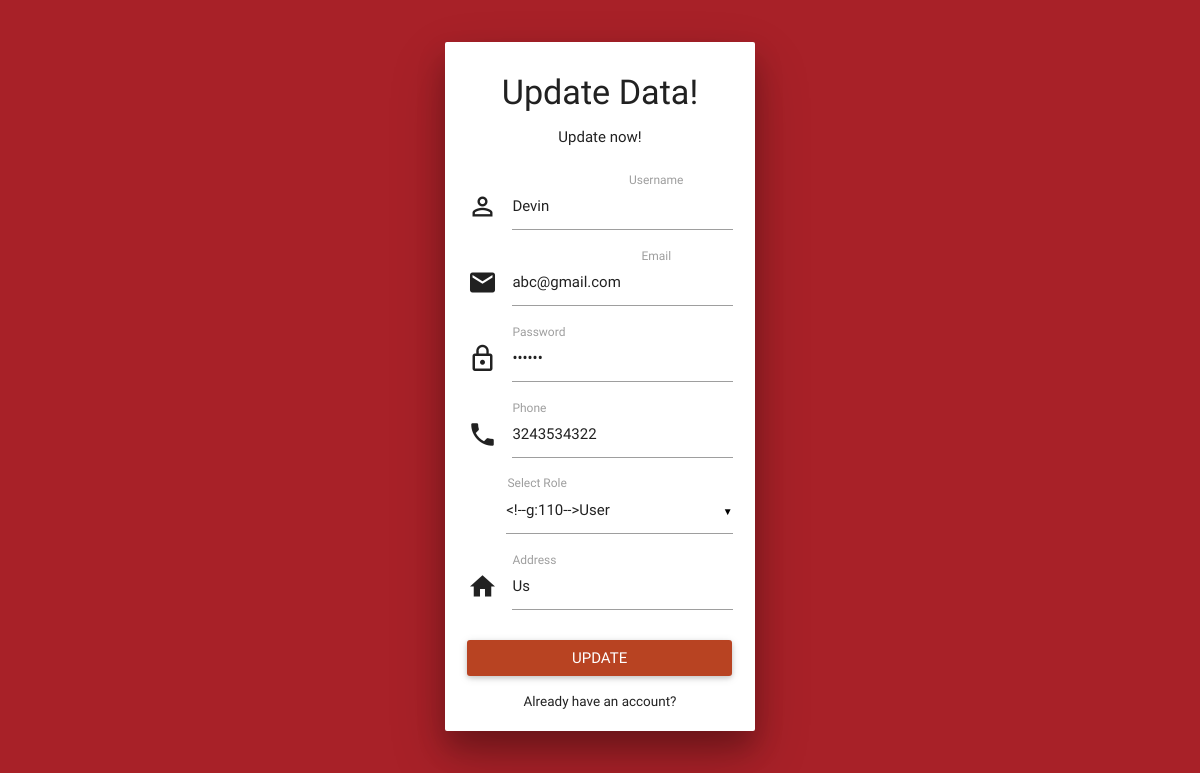
The page /update-user-data.php?rid=1 (signed in) on the database its author committed.
### tables this page shows
CREATE TABLE `registration` (
  `id` int(11) NOT NULL,
  `name` varchar(255) NOT NULL,
  `email` varchar(255) NOT NULL,
  `password` varchar(255) NOT NULL,
  `phone` varchar(25) NOT NULL,
  `role` varchar(200) NOT NULL,
  `address` varchar(255) NOT NULL,
  `created_at` datetime NOT NULL DEFAULT current_timestamp()
);

### update-user-data.php (the view, shortened to what this page needs)
<?php
include "connection.php";
if (isset($_GET['rid']))
        {
                $id = $_GET['rid'];
             $querry = "SELECT * FROM registration WHERE id = $id ";
             $querry_result = mysqli_query($conn_resul,$querry);
             if ($querry_result->num_rows > 0)
              {
                $actual_data = mysqli_fetch_assoc($querry_result);
             }
        }
?>
<!DOCTYPE html>
<html lang="en">
<head>
  <link href="css/materialize.min.css" type="text/css" rel="stylesheet" media="screen,projection">
  <link href="css/style.min.css" type="text/css" rel="stylesheet" media="screen,projection">
    <link href="css/custom/custom.min.css" type="text/css" rel="stylesheet" media="screen,projection">
  <link href="css/layouts/page-center.css" type="text/css" rel="stylesheet" media="screen,projection">
  <link href="js/plugins/perfect-scrollbar/perfect-scrollbar.css" type="text/css" rel="stylesheet" media="screen,projection">
</head>
<body class="cyan">
  <div id="login-page" class="row">
    <div class="col s12 z-depth-4 card-panel">
      <form class="formValidate" id="formValidate" method="POST" action="" novalidate="novalidate" class="col s12">
        <div class="row">
          <div class="input-field col s12 center">
            <h4>Update Data!</h4>
            <p class="center">Update now!</p>
          </div>
        </div>
        <div class="row margin">
          <div class="input-field col s12">
            <i class="mdi-social-person-outline prefix"></i>
            <input name="name" id="username" type="text" value="<?php  echo $actual_data['name']; ?>">
            <label for="username" class="center-align">Username</label>
          </div>
        </div>
        <div class="row margin">
          <div class="input-field col s12">
            <i class="mdi-communication-email prefix"></i>
            <input name="email" id="name" type="email" value="<?php  echo $actual_data['email']; ?>">
            <label for="name" class="center-align">Email</label>
          </div>
        </div>
        <div class="row margin">
          <div class="input-field col s12">
            <i class="mdi-action-lock-outline prefix"></i>
            <input name="password" id="password" type="password" value="<?php  echo $actual_data['password']; ?>">
            <label for="password">Password</label>
          </div>
        </div>
        <div class="row margin">
          <div class="input-field col s12">
            <i class="mdi-communication-phone prefix"></i>
            <input name="phone" id="phone" type="number" data-error=".errorTxt4" value="<?php  echo $actual_data['phone']; ?>">
            <label for="phone">Phone</label>
          </div>
        </div>
        <div class="row margin">
          <div class="input-field col s12" style="padding-left: 50px;">
            <label for="Role" style="padding-left:40px;">Select Role</label>
          </div>
        </div>
        <div class="row margin">
          <div class="input-field col s12">
            <i class="mdi-action-home prefix"></i>
            <input name="address" id="phone" type="text" data-error=".errorTxt4" value="<?php  echo $actual_data['address']; ?>">
            <label for="phone">Address</label>
          </div>
        </div>
        <div class="row">
          <div class="input-field col s12">
			<input type="submit" name="submit" value="Update" class="btn waves-effect waves-light col s12">
          </div>
          <div class="input-field col s12">
            <p class="margin center medium-small sign-up">Already have an account?</p>
          </div>
        </div>
      </form>
    </div>
  </div>
</body>
</html>

### css/layouts/page-center.css (style rules this page uses)
html, body { height: 100%; }
html { display: table; margin: auto; }
body { display: table-cell; vertical-align: middle; }

### update-user-data.php (style rules this page uses)
.input-field label.active { width:100%; }

### rows shown on the page
registration: name "Devin", email "abc@gmail.com", phone "3243534322", address "Us"
